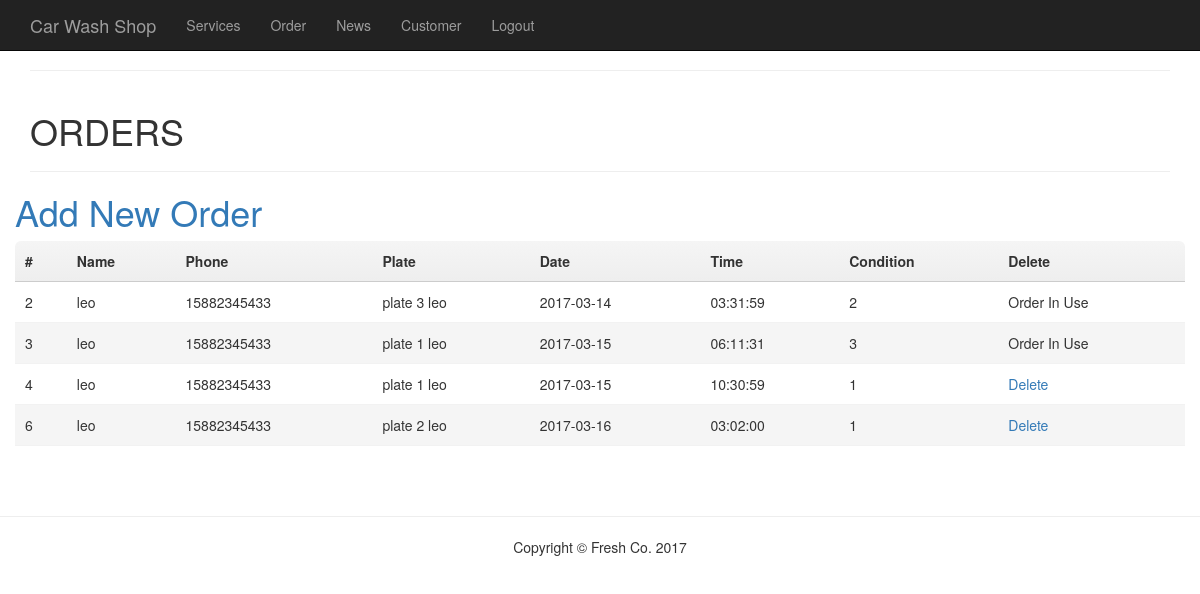
/index.php?page=order (signed in), run on the app's committed database.
### tables this page shows
CREATE TABLE `orders` (
  `id` int(11) NOT NULL,
  `customerid` int(11) NOT NULL,
  `carid` int(11) NOT NULL,
  `conditions` int(11) NOT NULL,
  `order_date` date NOT NULL,
  `order_time` time NOT NULL
);

CREATE TABLE `customer` (
  `id` int(11) NOT NULL,
  `name` varchar(30) NOT NULL,
  `username` varchar(30) NOT NULL,
  `password` varchar(30) NOT NULL,
  `phone` varchar(225) NOT NULL
);

CREATE TABLE `car` (
  `id` int(11) NOT NULL,
  `plate` varchar(30) NOT NULL,
  `color` varchar(30) NOT NULL,
  `type` varchar(30) NOT NULL
);

### app/order.php (the view, shortened to what this page needs)
<div class="container">
        <hr>
        <div class="row">
            <div class="col-sm-12 col-md-offset-0">
                <h1>ORDERS</h1>
				<hr>
			</div>
				<h1><a href="index.php?page=addorder">Add New Order</a></h1>
				<table class="zebra">
					<thead>
						<tr>
				       	 	<th>#</th>
							<th>Name</th>
							<th>Phone</th>
							<th>Plate</th>
							<th>Date</th>
							<th>Time</th>
							<th>Condition</th>
							<th>Delete</th>
					</thead>
						<?php
					$sql_orders = "SELECT customer.name, customer.phone, car.plate, car.color, car.type, orders.id, orders.order_time, orders.order_date, orders.conditions FROM customer INNER JOIN orders ON customer.id=orders.customerid INNER JOIN car ON car.id=orders.carid WHERE customer.id='".$_SESSION['customer_id']."'";
					$result_orders = mysql_query($sql_orders);
					while ($row_orders = mysql_fetch_array($result_orders)){
						?>
		            <tr>
					 <td><?php echo $row_orders['id']; ?></td>
		             <td><?php echo $row_orders['name']; ?></td>
					 <td><?php echo $row_orders['phone']; ?></td>
		   	         <td><?php echo $row_orders['plate']; ?></td>
					 <td><?php echo $row_orders['order_date']; ?></td>
					 <td><?php echo $row_orders['order_time']; ?></td>
					 <td><?php echo $row_orders['conditions']; ?></td>
					 <td><?php
						 if ($row_orders['conditions']<=1){
						 	?>
							<a href ="javascript:if(confirm('Are You Sure to Delete?'))location='index.php?page=order&id=<?php echo $row_orders['id']?>'">Delete </a>
						<?php
						 }else{
							 echo"Order In Use";
						}
							?>
						</td>
					 </tr>
		 				<?php
		 			}
		 				?>
				</table>
        		</div>
    	</div>

### inc/header.php (shortened to what this page needs)
<!DOCTYPE html>
<html lang="en">
	<head>
		<link href="static/css/bootstrap.min.css" rel="stylesheet">
		<link href="static/font-awesome/css/font-awesome.min.css" rel="stylesheet" type="text/css">
		<link href="static/css/business-frontpage.css" rel="stylesheet">
		<link href="static/css/table.css" rel="stylesheet">
	</head>
	<body>

### inc/nav.php (shortened to what this page needs)
<nav class="navbar navbar-inverse navbar-fixed-top" role="navigation">
    <div class="container">
        <div class="navbar-header">
            <a class="navbar-brand" href="index.php">Car Wash Shop</a>
        </div>
        <div class="collapse navbar-collapse" id="bs-example-navbar-collapse-1">
            <ul class="nav navbar-nav">
                <li>
                    <a href="index.php?page=services">Services</a>
                </li>
                <li>
                    <a href="index.php?page=order">Order</a>
                </li>
                <li>
                    <a href="index.php?page=news">News</a>
                </li>
                <li>
                    <a href="index.php?page=customer">Customer</a>
                </li>
                <li>
                    <a href="index.php?logout">Logout</a>
                </li>
            </ul>
        </div>
    </div>
</nav>

### index.php (shortened to what this page needs)
<?php
	 include "inc/header.php";
	 include "inc/nav.php";
	 if(isset($_GET['page'])){
		$page = $_GET['page'];
	 }else{
		$page = 'home';
	 }
	 if($page=='home'){
		include "app/home.php";
	}else if($page=='services'){
		include "app/services.php";
	}else if($page=='order'){
		include "app/order.php";
	}else if($page=='news'){
		include "app/news.php";
	}else if($page=='addorder'){
		include "app/addorder.php";
	}else if($page=='customer'){
		include "app/customer.php";
	}
	include "inc/footer.php";
?>

### inc/footer.php (shortened to what this page needs)
    <footer>
        <div class="row">
            <div class="col-sm-12 text-center">
				<hr>
                <p>Copyright &copy; Fresh Co. 2017</p>
            </div>
        </div>
    </footer>
  </body>
</html>

### static/css/business-frontpage.css (style rules this page uses)
body { padding-top: 50px; }
footer { margin: 50px 0; }

### static/css/table.css (style rules this page uses)
table { *border-collapse: collapse; border-spacing: 0; width: 100%; }
.zebra td, .zebra th { padding: 10px; border-bottom: 1px solid #f2f2f2; }
.zebra tbody tr:nth-child(even) { background: #f5f5f5; -webkit-box-shadow: 0 1px 0 rgba(255,255,255,.8) inset; -moz-box-shadow:0 1px 0 rgba(255,255,255,.8) inset; box-shadow: 0 1px 0 rgba(255,255,255,.8) inset; }
.zebra th { text-align: left; text-shadow: 0 1px 0 rgba(255,255,255,.5); border-bottom: 1px solid #ccc; background-color: #eee; background-image: -webkit-gradient(linear, left top, left bottom, from(#f5f5f5), to(#eee)); background-image: -webkit-linear-gradient(top, #f5f5f5, #eee); background-image: -moz-linear-gradient(top, #f5f5f5, #eee); background-image: -ms-linear-gradient(top, #f5f5f5, #eee); background-image: -o-linear-gradient(top, #f5f5f5, #eee); background-image: linear-gradient(top, #f5f5f5, #eee); }
.zebra th:first-child { -moz-border-radius: 6px 0 0 0; -webkit-border-radius: 6px 0 0 0; border-radius: 6px 0 0 0; }
.zebra th:last-child { -moz-border-radius: 0 6px 0 0; -webkit-border-radius: 0 6px 0 0; border-radius: 0 6px 0 0; }

### data on the page
orders: id "2", customerid.name "leo", customerid.phone "15882345433", carid.plate "plate 3 leo", order_date "2017-03-14", order_time "03:31:59", conditions "2", shows "Order In Use"
orders: id "3", customerid.name "leo", customerid.phone "15882345433", carid.plate "plate 1 leo", order_date "2017-03-15", order_time "06:11:31", conditions "3", shows "Order In Use"
orders: id "4", customerid.name "leo", customerid.phone "15882345433", carid.plate "plate 1 leo", order_date "2017-03-15", order_time "10:30:59", conditions "1"
orders: id "6", customerid.name "leo", customerid.phone "15882345433", carid.plate "plate 2 leo", order_date "2017-03-16", order_time "03:02:00", conditions "1"
